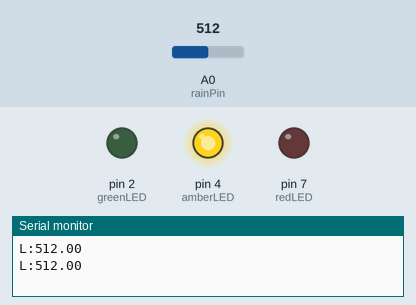
Simulated run of this sketch. Board: Arduino Uno, built with avr-gcc and run on an emulated ATmega328P. Parts: output pins drawn as LEDs (lit = HIGH), the last lines printed to the serial monitor. The test bench sets the inputs (shaded band); at power-on: A0 (rainPin) = 512.

Above: at 1.2 s.
1.3 s: A0 (rainPin) set to 490
At 2.4 s:
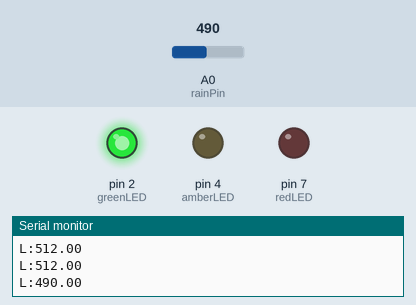
3.5 s: A0 (rainPin) set to 810
At 5.1 s:
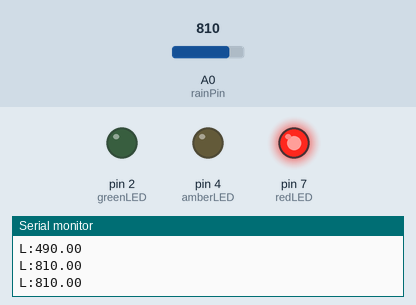
7.5 s: A0 (rainPin) set to 782
At 8.8 s:
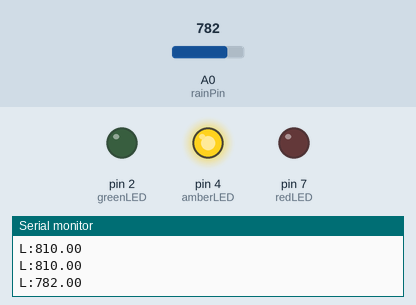
9.0 s: A0 (rainPin) set to 900
At 10.2 s:
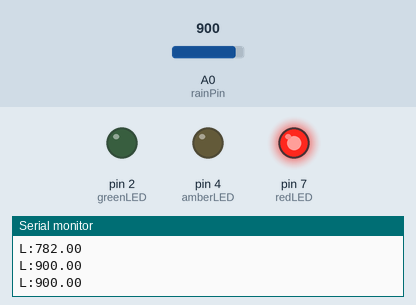
Timing chart, 0 to 11.5 s (numbered marks = the images above; inputs shaded):
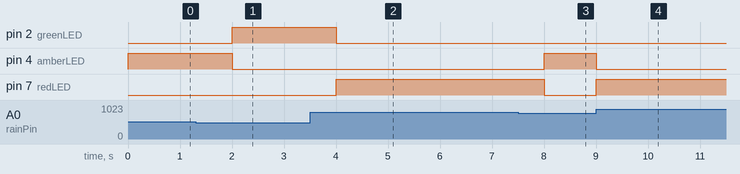

The sketch:

soilmoisture-yl-69.ino
```cpp
int DELAY=1000;

int rainPin  = A0;
int greenLED = 2;
int amberLED = 4;
int redLED   = 7;

int thresholdValueLower = 500;
int thresholdValueUpper = 800;

void setup(){
  pinMode(rainPin, INPUT);
  pinMode(greenLED, OUTPUT);
  pinMode(amberLED, OUTPUT);

  pinMode(redLED, OUTPUT);
  digitalWrite(greenLED, LOW);
  digitalWrite(redLED, LOW);

  Serial.begin(9600);
}

void loop() {
  if (Serial.available() > 0) {
    DELAY = Serial.parseInt();

    Serial.print("M:");
    Serial.println(DELAY);
  }

  float soil_moisture = float(analogRead(rainPin));

  Serial.print("L:");
  Serial.println(soil_moisture, 2);

  if(soil_moisture < thresholdValueLower){
    // Serial.println(" - La humedad del suelo está en niveles optimos");
    digitalWrite(redLED, LOW);
    digitalWrite(amberLED, LOW);
    digitalWrite(greenLED, HIGH);
  }
  else if(thresholdValueLower < soil_moisture && soil_moisture < thresholdValueUpper){
    // Serial.println(" - La humedad del suelo está en niveles permisibles, considere activar el sistema de regadio");
    digitalWrite(redLED, LOW);
    digitalWrite(amberLED, HIGH);
    digitalWrite(greenLED, LOW);
  }
  else {
    // Serial.println(" - Los niveles de humedad estan por debajo de lo permitido, el sistema de regadio se activará automáticamente");
    digitalWrite(redLED, HIGH);
    digitalWrite(amberLED, LOW);
    digitalWrite(greenLED, LOW);
  }

  delay(DELAY);
}
```

Measured:
- the behaviour switches between 800 and 799 on A0 (rainPin) (found by bisection; images 2 and 3)
- after the input at 1.3 s, pin 2 (greenLED): LOW → HIGH after 0.70 s; pin 4 (amberLED): HIGH → LOW after 0.70 s
- after the input at 3.5 s, pin 2 (greenLED): HIGH → LOW after 0.50 s; pin 7 (redLED): LOW → HIGH after 0.50 s
- after the input at 7.5 s, pin 4 (amberLED): LOW → HIGH after 0.51 s; pin 7 (redLED): HIGH → LOW after 0.51 s
- after the input at 9.0 s, pin 4 (amberLED): HIGH → LOW at once; pin 7 (redLED): LOW → HIGH at once
